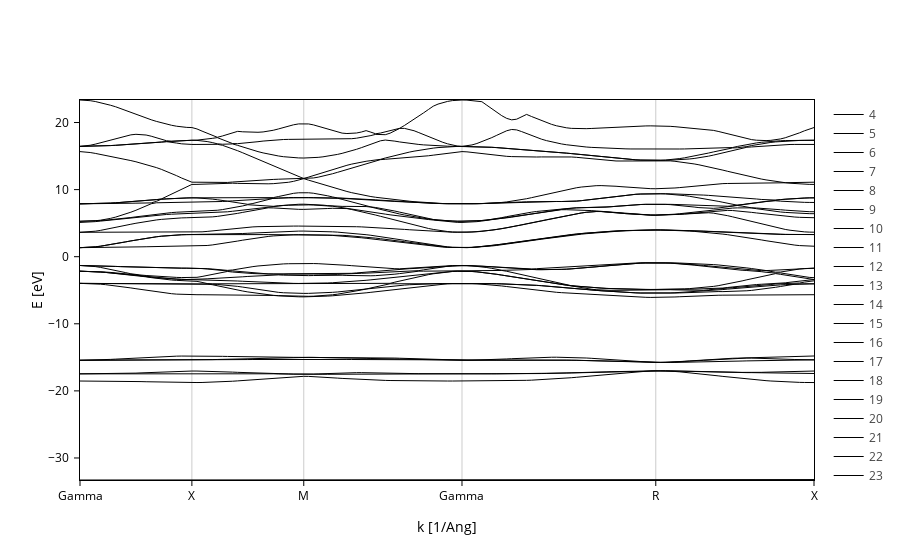

The code cell stored with this chart in its notebook:
### Markdown cell above
Individual bands in legend
--------------------------

Usually, showing all bands individually in the legend would be too messy. However, you might want to do it so that you can interactively hide show certain bands. If that is the case, you can set `group_legend` to `False`:

### Code cell
bands_plot.update_inputs(group_legend=False)

### Figure 1 — Plotly figure (JSON) as saved in the notebook; plotly's stock layout.template omitted (floating-point values rounded to 4 significant figures; data arrays with more than 128 entries replaced by an {"elided": "..."} marker saying what was removed)
{"data": [{"line": {"color": "black", "dash": "solid", "width": 1}, "meta": {}, "mode": "lines", "name": "4", "opacity": 1, "type": "scatter", "x": {"elided": "150 float values"}, "y": {"elided": "150 float values"}}, {"line": {"color": "black", "dash": "solid", "width": 1}, "meta": {}, "mode": "lines", "name": "5", "opacity": 1, "type": "scatter", "x": {"elided": "150 float values"}, "y": {"elided": "150 float values"}}, {"line": {"color": "black", "dash": "solid", "width": 1}, "meta": {}, "mode": "lines", "name": "6", "opacity": 1, "type": "scatter", "x": {"elided": "150 float values"}, "y": {"elided": "150 float values"}}, {"line": {"color": "black", "dash": "solid", "width": 1}, "meta": {}, "mode": "lines", "name": "7", "opacity": 1, "type": "scatter", "x": {"elided": "150 float values"}, "y": {"elided": "150 float values"}}, {"line": {"color": "black", "dash": "solid", "width": 1}, "meta": {}, "mode": "lines", "name": "8", "opacity": 1, "type": "scatter", "x": {"elided": "150 float values"}, "y": {"elided": "150 float values"}}, {"line": {"color": "black", "dash": "solid", "width": 1}, "meta": {}, "mode": "lines", "name": "9", "opacity": 1, "type": "scatter", "x": {"elided": "150 float values"}, "y": {"elided": "150 float values"}}, {"line": {"color": "black", "dash": "solid", "width": 1}, "meta": {}, "mode": "lines", "name": "10", "opacity": 1, "type": "scatter", "x": {"elided": "150 float values"}, "y": {"elided": "150 float values"}}, {"line": {"color": "black", "dash": "solid", "width": 1}, "meta": {}, "mode": "lines", "name": "11", "opacity": 1, "type": "scatter", "x": {"elided": "150 float values"}, "y": {"elided": "150 float values"}}, {"line": {"color": "black", "dash": "solid", "width": 1}, "meta": {}, "mode": "lines", "name": "12", "opacity": 1, "type": "scatter", "x": {"elided": "150 float values"}, "y": {"elided": "150 float values"}}, {"line": {"color": "black", "dash": "solid", "width": 1}, "meta": {}, "mode": "lines", "name": "13", "opacity": 1, "type": "scatter", "x": {"elided": "150 float values"}, "y": {"elided": "150 float values"}}, {"line": {"color": "black", "dash": "solid", "width": 1}, "meta": {}, "mode": "lines", "name": "14", "opacity": 1, "type": "scatter", "x": {"elided": "150 float values"}, "y": {"elided": "150 float values"}}, {"line": {"color": "black", "dash": "solid", "width": 1}, "meta": {}, "mode": "lines", "name": "15", "opacity": 1, "type": "scatter", "x": {"elided": "150 float values"}, "y": {"elided": "150 float values"}}, {"line": {"color": "black", "dash": "solid", "width": 1}, "meta": {}, "mode": "lines", "name": "16", "opacity": 1, "type": "scatter", "x": {"elided": "150 float values"}, "y": {"elided": "150 float values"}}, {"line": {"color": "black", "dash": "solid", "width": 1}, "meta": {}, "mode": "lines", "name": "17", "opacity": 1, "type": "scatter", "x": {"elided": "150 float values"}, "y": {"elided": "150 float values"}}, {"line": {"color": "black", "dash": "solid", "width": 1}, "meta": {}, "mode": "lines", "name": "18", "opacity": 1, "type": "scatter", "x": {"elided": "150 float values"}, "y": {"elided": "150 float values"}}, {"line": {"color": "black", "dash": "solid", "width": 1}, "meta": {}, "mode": "lines", "name": "19", "opacity": 1, "type": "scatter", "x": {"elided": "150 float values"}, "y": {"elided": "150 float values"}}, {"line": {"color": "black", "dash": "solid", "width": 1}, "meta": {}, "mode": "lines", "name": "20", "opacity": 1, "type": "scatter", "x": {"elided": "150 float values"}, "y": {"elided": "150 float values"}}, {"line": {"color": "black", "dash": "solid", "width": 1}, "meta": {}, "mode": "lines", "name": "21", "opacity": 1, "type": "scatter", "x": {"elided": "150 float values"}, "y": {"elided": "150 float values"}}, {"line": {"color": "black", "dash": "solid", "width": 1}, "meta": {}, "mode": "lines", "name": "22", "opacity": 1, "type": "scatter", "x": {"elided": "150 float values"}, "y": {"elided": "150 float values"}}, {"line": {"color": "black", "dash": "solid", "width": 1}, "meta": {}, "mode": "lines", "name": "23", "opacity": 1, "type": "scatter", "x": {"elided": "150 float values"}, "y": {"elided": "150 float values"}}, {"line": {"color": "black", "dash": "solid", "width": 1}, "meta": {}, "mode": "lines", "name": "24", "opacity": 1, "type": "scatter", "x": {"elided": "150 float values"}, "y": {"elided": "150 float values"}}, {"line": {"color": "black", "dash": "solid", "width": 1}, "meta": {}, "mode": "lines", "name": "25", "opacity": 1, "type": "scatter", "x": {"elided": "150 float values"}, "y": {"elided": "150 float values"}}, {"line": {"color": "black", "dash": "solid", "width": 1}, "meta": {}, "mode": "lines", "name": "26", "opacity": 1, "type": "scatter", "x": {"elided": "150 float values"}, "y": {"elided": "150 float values"}}, {"line": {"color": "black", "dash": "solid", "width": 1}, "meta": {}, "mode": "lines", "name": "27", "opacity": 1, "type": "scatter", "x": {"elided": "150 float values"}, "y": {"elided": "150 float values"}}, {"line": {"color": "black", "dash": "solid", "width": 1}, "meta": {}, "mode": "lines", "name": "28", "opacity": 1, "type": "scatter", "x": {"elided": "150 float values"}, "y": {"elided": "150 float values"}}, {"line": {"color": "black", "dash": "solid", "width": 1}, "meta": {}, "mode": "lines", "name": "29", "opacity": 1, "type": "scatter", "x": {"elided": "150 float values"}, "y": {"elided": "150 float values"}}, {"line": {"color": "black", "dash": "solid", "width": 1}, "meta": {}, "mode": "lines", "name": "30", "opacity": 1, "type": "scatter", "x": {"elided": "150 float values"}, "y": {"elided": "150 float values"}}, {"line": {"color": "black", "dash": "solid", "width": 1}, "meta": {}, "mode": "lines", "name": "31", "opacity": 1, "type": "scatter", "x": {"elided": "150 float values"}, "y": {"elided": "150 float values"}}, {"line": {"color": "black", "dash": "solid", "width": 1}, "meta": {}, "mode": "lines", "name": "32", "opacity": 1, "type": "scatter", "x": {"elided": "150 float values"}, "y": {"elided": "150 float values"}}, {"line": {"color": "black", "dash": "solid", "width": 1}, "meta": {}, "mode": "lines", "name": "33", "opacity": 1, "type": "scatter", "x": {"elided": "150 float values"}, "y": {"elided": "150 float values"}}, {"line": {"color": "black", "dash": "solid", "width": 1}, "meta": {}, "mode": "lines", "name": "34", "opacity": 1, "type": "scatter", "x": {"elided": "150 float values"}, "y": {"elided": "150 float values"}}, {"line": {"color": "black", "dash": "solid", "width": 1}, "meta": {}, "mode": "lines", "name": "35", "opacity": 1, "type": "scatter", "x": {"elided": "150 float values"}, "y": {"elided": "150 float values"}}], "layout": {"scene": {"xaxis": {"range": [0.0, 2.815], "showgrid": true, "ticktext": ["Gamma", "X", "M", "Gamma", "R", "X"], "tickvals": [0.0, 0.4291, 0.8583, 1.465, 2.208, 2.815], "title": {"text": "k [1/Ang]"}}, "yaxis": {"range": [-33.28, 23.36], "title": {"text": "E [eV]"}}}, "xaxis": {"range": [0.0, 2.815], "showgrid": true, "ticktext": ["Gamma", "X", "M", "Gamma", "R", "X"], "tickvals": [0.0, 0.4291, 0.8583, 1.465, 2.208, 2.815], "title": {"text": "k [1/Ang]"}}, "yaxis": {"range": [-33.28, 23.36], "title": {"text": "E [eV]"}}}}
